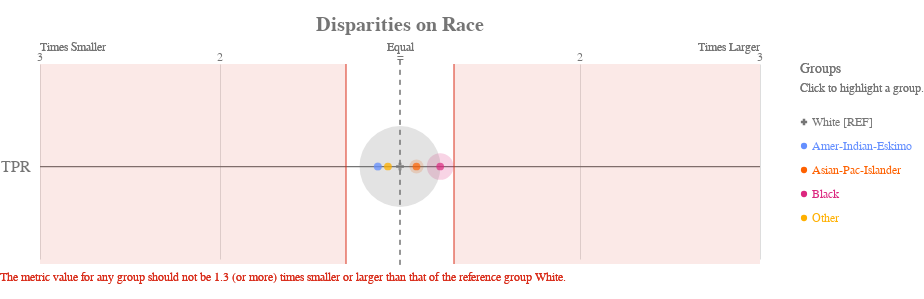

The cell this chart's notebook holds for it:
### Code cell
ap.disparity(bdf, metrics, 'race', fairness_threshold = 1.3)

### Figure 1 — Vega-Lite specification as saved in the notebook (floating-point values rounded to 4 significant figures)
{"config": {"view": {"continuousWidth": 400, "continuousHeight": 300, "strokeWidth": 0}, "axisLeft": {"labelColor": "rgb(117,117,117)", "labelFont": "Arial", "labelFontSize": 16}, "title": {"align": "center", "baseline": "middle", "color": "rgb(117,117,117)", "font": "Arial", "fontSize": 20, "fontWeight": "bold"}}, "layer": [{"data": {"name": "data-1f2af75cfead9a3854ee453922b4eaab"}, "mark": {"type": "rule", "stroke": "rgb(117,117,117)", "strokeWidth": 1.25, "tooltip": ""}, "encoding": {"x": {"type": "quantitative", "field": "x", "scale": {"domain": [-2, 2], "range": [40.0, 760.0]}}, "x2": {"field": "x2"}, "y": {"type": "nominal", "axis": {"domain": false, "labelAngle": 0, "labelPadding": -30, "orient": "left", "ticks": false, "title": ""}, "field": "metric", "scale": {"domain": ["TPR"], "range": [30, 225.0]}}}}, {"data": {"name": "data-79dd248bdaa0ea02c535240e8ad022c8"}, "mark": {"type": "rule", "stroke": "rgb(117,117,117)", "strokeDash": [5, 5], "strokeWidth": 1}, "encoding": {"tooltip": {"value": "White [REF]"}, "x": {"value": 400.0}, "y": {"value": 20.83}, "y2": {"value": 229.2}}}, {"data": {"name": "data-c233327f4cd9b4c2df31bf8015c83e4a"}, "mark": {"type": "text", "align": "center", "color": "rgb(117,117,117)", "font": "Arial", "fontSize": 12, "fontWeight": "normal", "tooltip": ""}, "encoding": {"text": {"type": "nominal", "field": "label"}, "x": {"type": "quantitative", "field": "value", "scale": {"domain": [-2, 2], "range": [40.0, 760.0]}}, "y": {"value": 17.5}}}, {"layer": [{"mark": {"type": "text", "align": "left", "fill": "rgb(117,117,117)", "font": "Arial", "fontSize": 12, "fontWeight": "normal", "tooltip": ""}, "encoding": {"text": {"value": "Times Smaller"}, "x": {"value": 40.0}, "y": {"value": 7.5}}}, {"mark": {"type": "text", "align": "right", "fill": "rgb(117,117,117)", "font": "Arial", "fontSize": 12, "fontWeight": "normal", "tooltip": ""}, "encoding": {"text": {"value": "Times Larger"}, "x": {"value": 760.0}, "y": {"value": 7.5}}}, {"mark": {"type": "text", "align": "center", "fill": "rgb(117,117,117)", "font": "Arial", "fontSize": 12, "fontWeight": "normal", "tooltip": ""}, "encoding": {"text": {"value": "Equal"}, "x": {"value": 400.0}, "y": {"value": 7.5}}}], "data": {"name": "data-79dd248bdaa0ea02c535240e8ad022c8"}}, {"layer": [{"mark": {"type": "rule", "opacity": 0.8, "stroke": "rgb(217, 46, 28)", "strokeWidth": 1.25, "tooltip": ""}, "encoding": {"x": {"type": "quantitative", "field": "min", "scale": {"domain": [-2, 2], "range": [40.0, 760.0]}}, "y": {"value": 25.0}, "y2": {"value": 225.0}}}, {"mark": {"type": "rule", "opacity": 0.8, "stroke": "rgb(217, 46, 28)", "strokeWidth": 1.25, "tooltip": ""}, "encoding": {"x": {"type": "quantitative", "field": "max", "scale": {"domain": [-2, 2], "range": [40.0, 760.0]}}, "y": {"value": 25.0}, "y2": {"value": 225.0}}}, {"layer": [{"mark": {"type": "rect", "fill": "rgb(217, 46, 28)", "opacity": 0.1, "tooltip": ""}, "encoding": {"x": {"type": "quantitative", "field": "min", "scale": {"domain": [-2, 2], "range": [40.0, 760.0]}}, "x2": {"field": "lower_end"}, "y": {"value": 25.0}, "y2": {"value": 225.0}}}, {"mark": {"type": "rect", "fill": "rgb(217, 46, 28)", "opacity": 0.1, "tooltip": ""}, "encoding": {"x": {"type": "quantitative", "field": "max", "scale": {"domain": [-2, 2], "range": [40.0, 760.0]}}, "x2": {"field": "upper_end"}, "y": {"value": 25.0}, "y2": {"value": 225.0}}}]}, {"data": {"name": "data-79dd248bdaa0ea02c535240e8ad022c8"}, "mark": {"type": "text", "align": "left", "baseline": "top", "fill": "rgb(217, 46, 28)", "font": "Arial", "fontSize": 12, "fontWeight": "normal", "tooltip": ""}, "encoding": {"text": {"value": "The metric value for any group should not be 1.3 (or more) times smaller or larger than that of the reference group White."}, "x": {"value": 0}, "y": {"value": 233.3}}}], "data": {"name": "data-68125cfc4fc9557defd07e8d14c561c8"}}, {"layer": [{"mark": "circle"}, {"data": {"name": "data-53edd77ad3403d9e1afafed95d26e9a9"}, "mark": {"type": "circle", "opacity": 0.2}, "encoding": {"color": {"condition": {"type": "nominal", "field": "attribute_value", "legend": null, "scale": {"domain": ["White", "Amer-Indian-Eskimo", "Asian-Pac-Islander", "Black", "Other"], "range": ["rgb(117,117,117)", "rgb(100, 143, 255)", "rgb(254, 97, 0)", "rgb(220, 38, 127)", "rgb(255, 176, 0)", "rgb(120, 94, 240)"]}, "selection": "selector009"}, "value": "rgb(224,224,224)"}, "size": {"type": "quantitative", "field": "group_size", "legend": null, "scale": {"domain": [0, 13340.0], "range": [0, 7854.0]}}, "tooltip": [{"type": "nominal", "field": "attribute_value", "title": "Group"}, {"type": "nominal", "field": "tooltip_group_size", "title": "Group Size"}, {"type": "nominal", "field": "tooltip_disparity_explanation_tpr", "title": "Disparity"}, {"type": "quantitative", "field": "tpr", "format": ".2f", "title": "TPR"}], "x": {"type": "quantitative", "axis": {"domain": false, "labels": false, "ticks": false, "title": null, "values": [1, 2, -2, -1]}, "field": "tpr_disparity_scaled", "scale": {"domain": [-2, 2], "range": [40.0, 760.0]}}, "y": {"type": "nominal", "axis": {"domain": false, "grid": false, "labels": false, "ticks": false, "title": " "}, "field": "metric_variable", "scale": {"domain": ["TPR"], "range": [30, 225.0]}}}, "selection": {"selector011": {"type": "multi", "empty": "all", "fields": ["attribute_value"]}}, "transform": [{"calculate": "'TPR'", "as": "metric_variable"}]}, {"layer": [{"mark": "point"}, {"data": {"name": "data-53edd77ad3403d9e1afafed95d26e9a9"}, "mark": {"type": "point", "filled": true, "size": 60}, "encoding": {"color": {"condition": {"type": "nominal", "field": "attribute_value", "legend": null, "scale": {"domain": ["White", "Amer-Indian-Eskimo", "Asian-Pac-Islander", "Black", "Other"], "range": ["rgb(117,117,117)", "rgb(100, 143, 255)", "rgb(254, 97, 0)", "rgb(220, 38, 127)", "rgb(255, 176, 0)", "rgb(120, 94, 240)"]}, "selection": "selector009"}, "value": "rgb(224,224,224)"}, "shape": {"type": "nominal", "field": "attribute_value", "legend": null, "scale": {"domain": ["White", "Amer-Indian-Eskimo", "Asian-Pac-Islander", "Black", "Other"], "range": ["cross", "circle", "circle", "circle", "circle"]}}, "tooltip": [{"type": "nominal", "field": "attribute_value", "title": "Group"}, {"type": "nominal", "field": "tooltip_group_size", "title": "Group Size"}, {"type": "nominal", "field": "tooltip_disparity_explanation_tpr", "title": "Disparity"}, {"type": "quantitative", "field": "tpr", "format": ".2f", "title": "TPR"}], "x": {"type": "quantitative", "axis": {"domain": false, "labels": false, "ticks": false, "title": null, "values": [1, 2, -2, -1]}, "field": "tpr_disparity_scaled", "scale": {"domain": [-2, 2], "range": [40.0, 760.0]}}, "y": {"type": "nominal", "axis": {"domain": false, "grid": false, "labels": false, "ticks": false, "title": " "}, "field": "metric_variable", "scale": {"domain": ["TPR"], "range": [30, 225.0]}}}, "selection": {"selector010": {"type": "multi", "empty": "all", "fields": ["attribute_value"]}}, "transform": [{"calculate": "'TPR'", "as": "metric_variable"}]}]}]}, {"layer": [{"mark": {"type": "point", "filled": true, "opacity": 1, "size": 39.48}, "encoding": {"color": {"condition": {"type": "nominal", "field": "attribute_value", "legend": null, "scale": {"domain": ["White", "Amer-Indian-Eskimo", "Asian-Pac-Islander", "Black", "Other"], "range": ["rgb(117,117,117)", "rgb(100, 143, 255)", "rgb(254, 97, 0)", "rgb(220, 38, 127)", "rgb(255, 176, 0)", "rgb(120, 94, 240)"]}, "selection": "selector009"}, "value": "rgb(224,224,224)"}, "shape": {"type": "nominal", "field": "attribute_value", "legend": null, "scale": {"domain": ["White", "Amer-Indian-Eskimo", "Asian-Pac-Islander", "Black", "Other"], "range": ["cross", "circle", "circle", "circle", "circle"]}}, "x": {"value": 804}, "y": {"type": "nominal", "axis": {"domain": false, "grid": false, "labels": false, "ticks": false, "title": " "}, "field": "attribute_value", "scale": {"domain": ["White", "Amer-Indian-Eskimo", "Asian-Pac-Islander", "Black", "Other"], "range": [71, 191]}}}, "selection": {"selector009": {"type": "multi", "empty": "all", "fields": ["attribute_value"]}}}, {"mark": {"type": "text", "align": "left", "baseline": "middle", "font": "Arial", "fontSize": 12, "fontWeight": "normal"}, "encoding": {"color": {"condition": {"type": "nominal", "field": "attribute_value", "legend": null, "scale": {"domain": ["White", "Amer-Indian-Eskimo", "Asian-Pac-Islander", "Black", "Other"], "range": ["rgb(117,117,117)", "rgb(100, 143, 255)", "rgb(254, 97, 0)", "rgb(220, 38, 127)", "rgb(255, 176, 0)", "rgb(120, 94, 240)"]}, "selection": "selector009"}, "value": "rgb(224,224,224)"}, "text": {"type": "nominal", "field": "label"}, "x": {"value": 812}, "y": {"type": "nominal", "axis": {"domain": false, "grid": false, "labels": false, "ticks": false, "title": " "}, "field": "attribute_value", "scale": {"domain": ["White", "Amer-Indian-Eskimo", "Asian-Pac-Islander", "Black", "Other"], "range": [71, 191]}}}, "selection": {"selector012": {"type": "multi", "empty": "all", "fields": ["attribute_value"]}}}, {"data": {"name": "data-79dd248bdaa0ea02c535240e8ad022c8"}, "mark": {"type": "text", "align": "left", "baseline": "middle", "color": "rgb(117,117,117)", "font": "Arial", "fontSize": 12, "fontWeight": "normal"}, "encoding": {"text": {"value": "Click to highlight a group."}, "x": {"value": 800}, "y": {"value": 49}}}, {"data": {"name": "data-79dd248bdaa0ea02c535240e8ad022c8"}, "mark": {"type": "text", "align": "left", "baseline": "middle", "color": "rgb(117,117,117)", "font": "Arial", "fontSize": 14, "fontWeight": "normal"}, "encoding": {"text": {"value": "Groups"}, "x": {"value": 800}, "y": {"value": 30}}}], "data": {"name": "data-4e7cec67074b12cfce448e3a821d8fd2"}}], "height": 250, "padding": {"top": 15, "bottom": 10}, "resolve": {"scale": {"size": "independent", "y": "independent"}}, "title": "Disparities on Race", "width": 800, "$schema": "https://vega.github.io/schema/vega-lite/v4.8.1.json", "datasets": {"data-1f2af75cfead9a3854ee453922b4eaab": [{"metric": "TPR", "x": -2, "x2": 2}], "data-79dd248bdaa0ea02c535240e8ad022c8": [{"a": 1, "b": 0}, {"a": 1, "b": 0}], "data-c233327f4cd9b4c2df31bf8015c83e4a": [{"value": 1, "label": 2}, {"value": 2, "label": 3}, {"value": -2, "label": 3}, {"value": -1, "label": 2}, {"value": 0, "label": "="}], "data-68125cfc4fc9557defd07e8d14c561c8": [{"min": -0.3, "max": 0.3, "lower_end": -2, "upper_end": 2}], "data-53edd77ad3403d9e1afafed95d26e9a9": [{"attribute_name": "race", "attribute_value": "Amer-Indian-Eskimo", "group_size": 127, "total_entities": 12904, "tpr": 0.0625, "tpr_disparity": 0.8903, "tpr_disparity_scaled": -0.1232, "tooltip_group_size": "127 (0.98%)", "tooltip_disparity_explanation_tpr": "1.12 times smaller TPR than the reference group"}, {"attribute_name": "race", "attribute_value": "Asian-Pac-Islander", "group_size": 344, "total_entities": 12904, "tpr": 0.07663, "tpr_disparity": 1.092, "tpr_disparity_scaled": 0.09156, "tooltip_group_size": "344 (2.67%)", "tooltip_disparity_explanation_tpr": "1.09 times larger TPR than the reference group"}, {"attribute_name": "race", "attribute_value": "Black", "group_size": 1213, "total_entities": 12904, "tpr": 0.08587, "tpr_disparity": 1.223, "tpr_disparity_scaled": 0.2232, "tooltip_group_size": "1,213 (9.40%)", "tooltip_disparity_explanation_tpr": "1.22 times larger TPR than the reference group"}, {"attribute_name": "race", "attribute_value": "Other", "group_size": 101, "total_entities": 12904, "tpr": 0.06579, "tpr_disparity": 0.9372, "tpr_disparity_scaled": -0.06705, "tooltip_group_size": "101 (0.78%)", "tooltip_disparity_explanation_tpr": "1.07 times smaller TPR than the reference group"}, {"attribute_name": "race", "attribute_value": "White", "group_size": 11119, "total_entities": 12904, "tpr": 0.0702, "tpr_disparity": 1.0, "tpr_disparity_scaled": 0.0, "tooltip_group_size": "11,119 (86.17%)", "tooltip_disparity_explanation_tpr": "Reference group"}], "data-4e7cec67074b12cfce448e3a821d8fd2": [{"attribute_value": "White", "label": "White [REF]"}, {"attribute_value": "Amer-Indian-Eskimo", "label": "Amer-Indian-Eskimo"}, {"attribute_value": "Asian-Pac-Islander", "label": "Asian-Pac-Islander"}, {"attribute_value": "Black", "label": "Black"}, {"attribute_value": "Other", "label": "Other"}]}}
